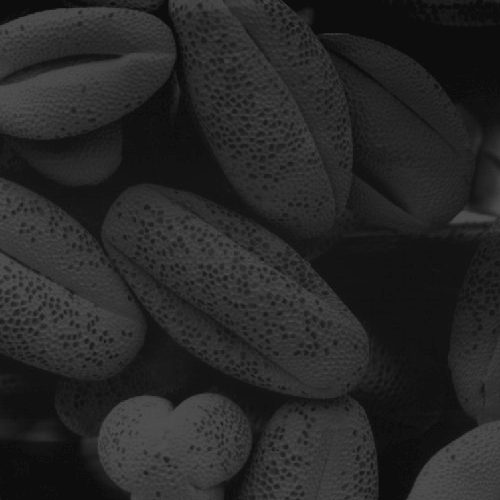
%> input picture 로봇비전/Original Images/dipum_images_ch03/Fig0308(a)(pollen).tif, 500 x 500 px
$ octave test.m   (GNU Octave 9; MATLAB toolbox functions it lacks are replaced by stand-ins)
%> lines starting %> are read from the running program, lines starting %| are printed output that depends on the picture
### 로봇비전/hw2/Scale.m
% Scaling transformation function
function y = Scale(x, max_value, min_value) %x is image matrix
y = (255/(max_value-min_value)*(x-min_value));
end

### 로봇비전/hw2/test.m
IM_Pollen = imread('C:\Users\user\OneDrive\바탕 화면\4학년 2학기\로봇비전\Original Images\dipum_images_ch03\Fig0308(a)(pollen).tif'); % read the targeted image
%> IM_Pollen is the input picture: size 500x500 uint8; min 13, max 83, mean 38.7
P_Pollen = imhist(IM_Pollen);
%> P_Pollen = 256 values, max 17718 at index 14, min 0 at index 1, mean 976.6

Min = min(find(P_Pollen))-1; %also can be done using min and max value of IM_Pollen
%> Min = 13
Max = max(find(P_Pollen))-1; %the reason of -1 is that array in matlab start to calculate the index of array as 1
%> Max = 83

IMScale_Pollen = Scale(IM_Pollen, Max, Min);
%> in Scale, `y = (255/(max_value-min_value)*(x-min_value));`:
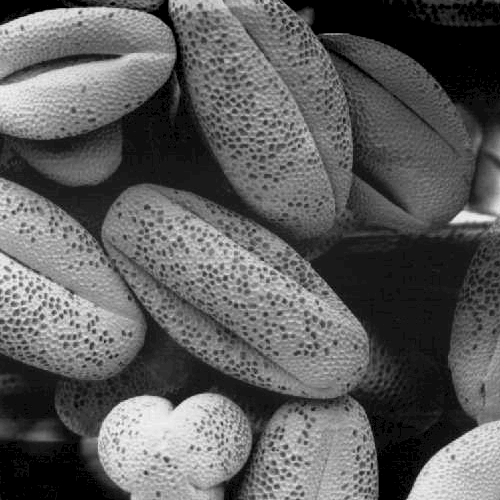
%> y: size 500x500 uint8; min 0, max 255, mean 93.9
PScale_Pollen = imhist(IMScale_Pollen);
%> PScale_Pollen = 256 values, max 17718 at index 1, min 0 at index 2, mean 976.6

figure(1);
subplot(1,2,1);
imhist(IM_Pollen)
subplot(1,2,2);
imhist(IMScale_Pollen)
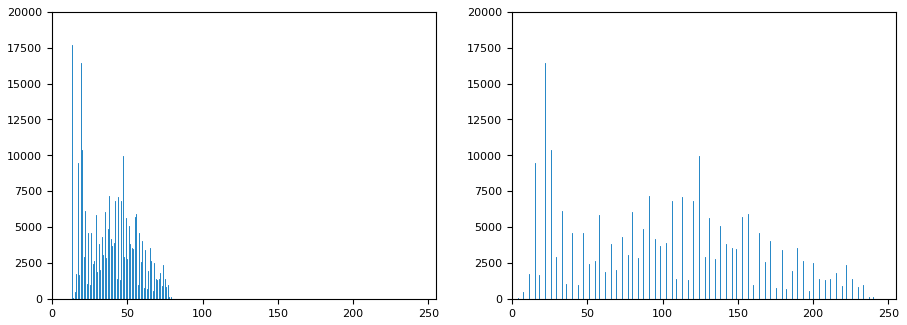
%> figure redrawn from the program's plot data, 2 panels; panel 1: highest point at x = 13, y = 17718; panel 2: highest point at x = 0, y = 17718
figure(3);
subplot(1,2,1);
imshow(IM_Pollen)
subplot(1,2,2);
imshow(IMScale_Pollen)
